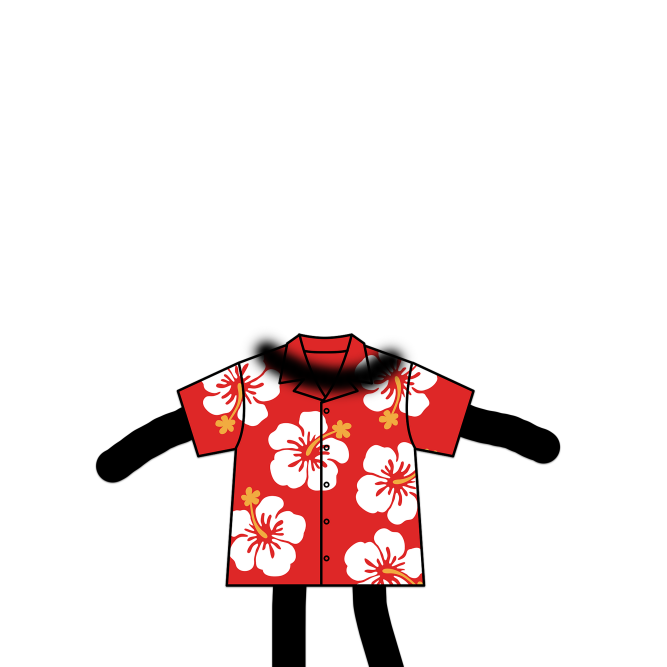
#> input picture salim/0_body/1_body.png, 2000 x 2000 px (shown at 1/3 size); its folder holds only this picture in this run
$ python generate_avatar.py
#> lines starting #> are read from the running program, lines starting #| are printed output that depends on the picture
### avatar_generator.py
import os
from layer import Layer
from typing import List
from PIL import Image
import random

class AvavatrGenerator:
    def __init__(self, images_path: str):
        self.layers: List[Layer] = self.load_image_layers(images_path)
        self.background_color = (random.randint(20, 200), random.randint(20, 200), random.randint(20, 200))
        self.output_path: str = './output'
        os.makedirs(self.output_path, exist_ok=True)

    def load_image_layers(self, images_path: str):
#> called with images_path = './salim'
        sub_paths = sorted(os.listdir(images_path))
        layers  = []
        for sub_path in sub_paths:
            layer_path = os.path.join(images_path, sub_path)
            layer = Layer(layer_path)
            layers.append(layer)
        return layers

    def generate_image_sequence(self):
        image_path_sequence = []
        for layer in self.layers:
            image_path = layer.get_random_image_path()
            image_path_sequence.append(image_path)
        return image_path_sequence

    def render_avatar_image(self, image_path_sequence: List[str]):
        image = Image.new('RGBA', (2000, 2000), (random.randint(20, 200), random.randint(20, 200), random.randint(20, 200)))
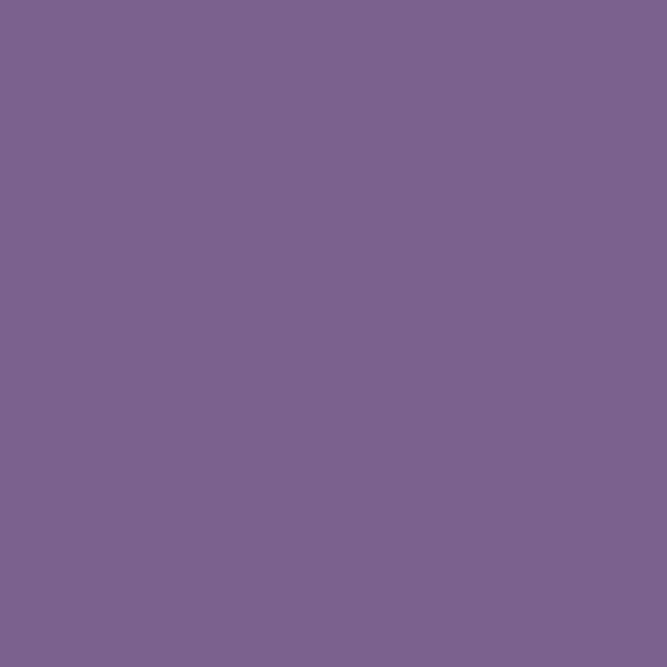
#> image: PIL image 2000x2000 RGBA (shown at 1/3 size); mean R, G, B, A 123, 97, 142, 255
        for image_path in image_path_sequence:
            layer_image = Image.open(image_path)
#> layer_image is the input picture: PIL image 2000x2000 RGBA; mean R, G, B, A 190.6, 176.4, 178, 37.4
            image = Image.alpha_composite(image, layer_image)
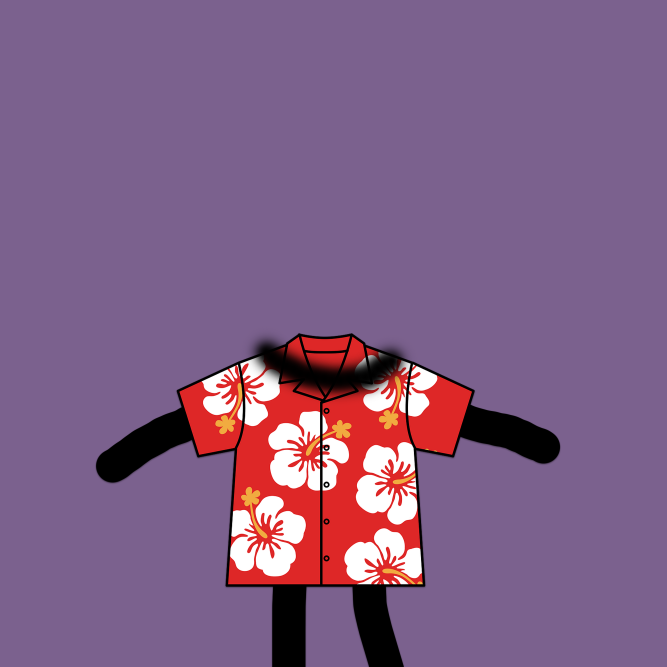
#> image: PIL image 2000x2000 RGBA (shown at 1/3 size); mean R, G, B, A 128.8, 95, 133, 255
        return image

    def save_image(self, image: Image.Image, i: int = 0):
        image_file_name = f"avatar_{i}.png"
        image_save_path = os.path.join(self.output_path, image_file_name)
        image.save(image_save_path)

    def generate_avatar(self, n: int = 1):
        print("Generating Avatar!")
        for i in range(n):
            image_path_sequence = self.generate_image_sequence()
            image = self.render_avatar_image(image_path_sequence)
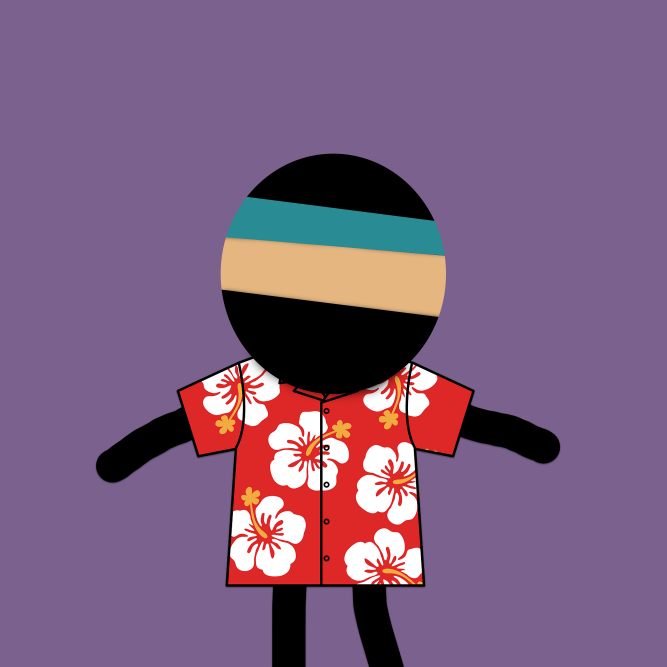
#> image: PIL image 2000x2000 RGBA (shown at 1/3 size); mean R, G, B, A 125, 94.5, 127.5, 255
            self.save_image(image, i)

### layer.py
import os
import random

class Layer:
    def __init__(self, path: str):
        self.path = path

    def get_random_image_path(self):
        image_file_names = os.listdir(self.path)
        random_image_file_name = random.choice(image_file_names)
        return os.path.join(self.path, random_image_file_name)

### generate_avatar.py
from avatar_generator import AvavatrGenerator

def generate_avatar():
    generator = AvavatrGenerator("./salim")
    generator.generate_avatar(1)

if __name__ == "__main__":
    generate_avatar()

$ run again, on salim/1_face/2_face.png
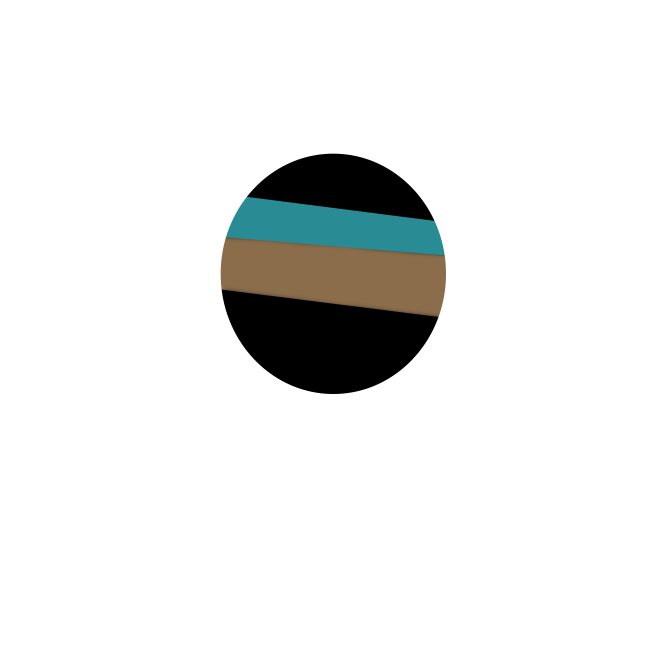
#> input picture salim/1_face/2_face.png, 2000 x 2000 px (shown at 1/3 size)
#> in render_avatar_image, `image = Image.new('RGBA', (2000, 2000), (random.randint(20, 200), rand..`:
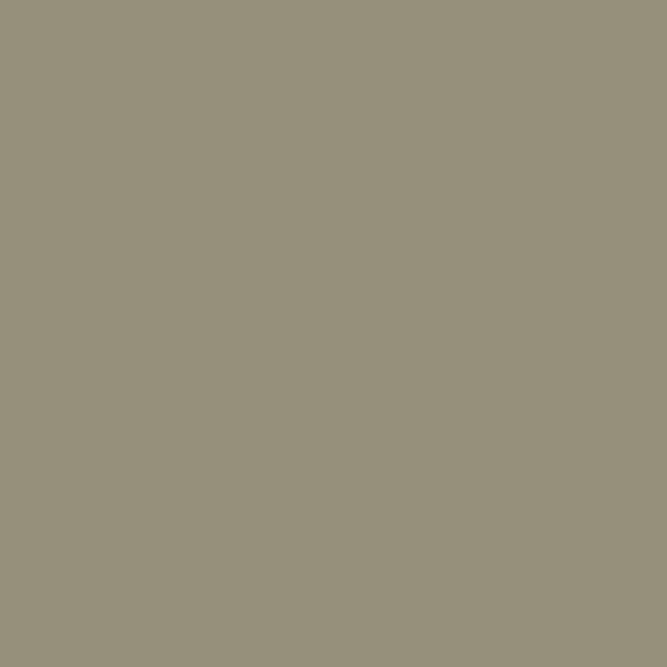
#> image: PIL image 2000x2000 RGBA (shown at 1/3 size); mean R, G, B, A 150, 144, 123, 255
#> in render_avatar_image, layer_image is the input picture: PIL image 2000x2000 RGBA; mean R, G, B, A 228.7, 229.8, 229, 24.4
#> in render_avatar_image, `image = Image.alpha_composite(image, layer_image)`:
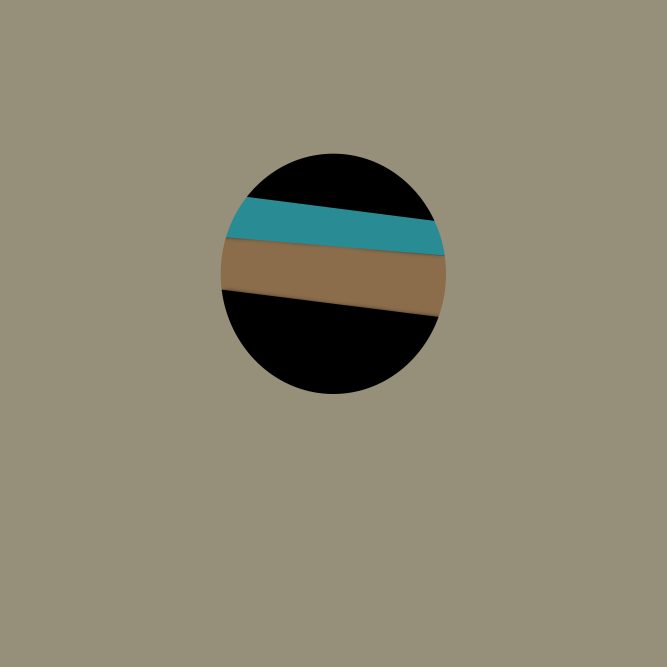
#> image: PIL image 2000x2000 RGBA (shown at 1/3 size); mean R, G, B, A 140.3, 135.8, 116, 255
